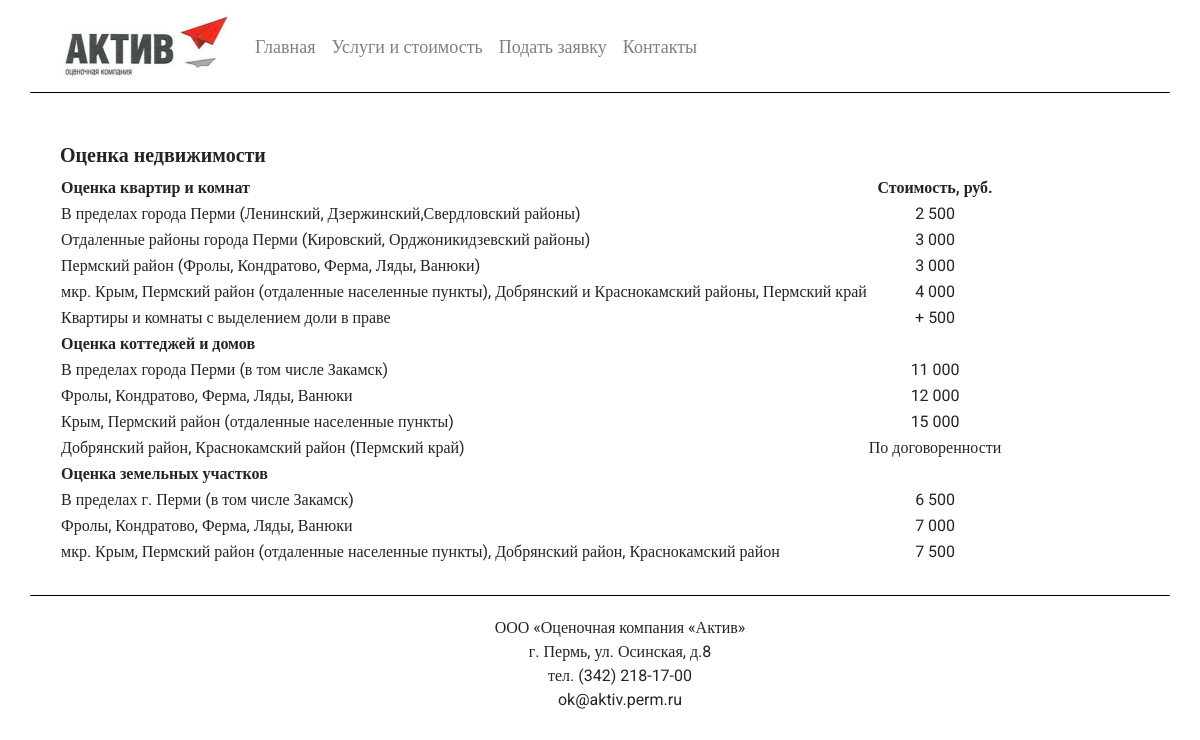
/evalcompsite/price/, run on the app's committed database.
### mysite/apps/evalcompsite/models.py (models this page shows)
class Apartment(models.Model):
	location = models.CharField(max_length = 255, verbose_name="Местоположение")
	price = models.CharField(max_length = 255, verbose_name="Стоимость услуг")
	class Meta:
		verbose_name = 'Квартира'
		verbose_name_plural = 'Квартиры'

class House(models.Model):
	location = models.CharField(max_length = 255, verbose_name="Местоположение")
	price = models.CharField(max_length = 255, verbose_name="Стоимость услуг")
	class Meta:
		verbose_name = 'Дом'
		verbose_name_plural = 'Дома'

class Land(models.Model):
	location = models.CharField(max_length = 255, verbose_name="Местоположение")
	price = models.CharField(max_length = 255, verbose_name="Стоимость услуг")
	class Meta:
		verbose_name = 'Земельный участок'
		verbose_name_plural = 'Земельные участки'

### mysite/apps/evalcompsite/views.py (the view)
# urls.py: path('price/', views.price, name = 'price'),
def price (request):
	apartments = Apartment.objects.all()
	houses = House.objects.all()
	land_plot = Land.objects.all()
	context = {
		"apartments": apartments,
		"houses": houses,
		"land_plot": land_plot
	}
	return render(request, 'price.html', context)

### mysite/apps/evalcompsite/templates/price.html (shortened to what this page needs)
{% extends 'base.html' %}
{% load static %}
{% block content %}
	<div class="container" id="price-table">
		<h1 class="heading">Оценка недвижимости</h1>
    	<table>
        	<tr><th>Оценка квартир и комнат</th><th class="table-right-side">Стоимость, руб.</th></tr>
        	{% for apartment in apartments %}
        	<tr><td>{{ apartment.location }}</td><td class="table-right-side">{{ apartment.price }}</td></tr>
        	{% endfor %}
        	<tr><th>Оценка коттеджей и домов</th><th class="table-right-side"></th></tr>
        	{% for house in houses %}
        	<tr><td>{{ house.location }}</td><td class="table-right-side">{{ house.price }}</td></tr>
        	{% endfor %}
        	<tr><th>Оценка земельных участков</th class="table-right-side"><th></th></tr>
        	{% for land in land_plot %}
        	<tr><td>{{ land.location }}</td><td class="table-right-side">{{ land.price }}</td></tr>
        	{% endfor %}
    	</table>
	</div>
{% endblock %}

### mysite/apps/evalcompsite/templates/base.html (shortened to what this page needs)
{% load static %}
<!DOCTYPE html>
<html>
<head>
	<link rel="stylesheet" href="https://cdn.jsdelivr.net/npm/bootstrap@4.5.3/dist/css/bootstrap.min.css">
	<link rel="stylesheet" type="text/css" href="{% static 'css/style.css' %}"></link>
</head>
<body>
	<header class="container">
		<nav class="navbar navbar-expand-lg navbar-light">
			<a class="navbar-brand" href="{% url 'evalcompsite:home' %}"><img src="{% static 'img/logo.png' %}" class="logo"></a>
			<div class="collapse navbar-collapse" id="navbarNav">
				<ul class="navbar-nav">
					<li class="nav-item"><a class="nav-link" href="{% url 'evalcompsite:home' %}">Главная<span class="sr-only"></a></li>
					<li class="nav-item"><a class="nav-link" href="{% url 'evalcompsite:price' %}">Услуги и стоимость</a></li>
					<li class="nav-item"><a class="nav-link" href="{% url 'evalcompsite:requestpage' %}">Подать заявку</a></li>
					<li class="nav-item"><a class="nav-link" href="{% url 'evalcompsite:about' %}" tabindex="-1">Контакты</a></li>
				</ul>
			</div>
		</nav>
	</header>
	{% block content %}{% endblock %}
	{% block footer %}
	<footer class="container" id="base-footer">
		<ul>
			<li><a>ООО «Оценочная компания «Актив»</a></li>
			<li><a>г. Пермь, ул. Осинская, д.8</a></li>
			<li><a>тел. (342) 218-17-00</a></li>
			<li><a>ok@aktiv.perm.ru</a></li>
		</ul>
	</footer>
	{% endblock %}
</body>

### mysite/apps/evalcompsite/static/css/style.css (style rules this page uses)
* { font-family: 'Roboto'; font-size: 16px; }
header { border-bottom: 1px solid black; }
#base-footer { border-top: 1px solid black; }
#base-footer ul { margin-top: 20px; }
#base-footer ul li { display: flex; align-items: center; justify-content: center; }
.nav-link { font-size: 18px; }
.heading { margin-top: 20px; font-size: 20px; font-weight: 600; }
.table-right-side { text-align: center; }
#price-table { padding: 30px; }

### data on the page
Apartment: location "В пределах города Перми (Ленинский, Дзержинский,Свердловский районы)", price "2 500"
Apartment: location "Отдаленные районы города Перми (Кировский, Орджоникидзевский районы)", price "3 000"
Apartment: location "Пермский район (Фролы, Кондратово, Ферма, Ляды, Ванюки)", price "3 000"
Apartment: location "мкр. Крым, Пермский район (отдаленные населенные пункты), Добрянский и Краснокамский районы, Пермский край", price "4 000"
Apartment: location "Квартиры и комнаты с выделением доли в праве", price "+ 500"
House: location "В пределах города Перми (в том числе Закамск)", price "11 000"
House: location "Фролы, Кондратово, Ферма, Ляды, Ванюки", price "12 000"
House: location "Крым, Пермский район (отдаленные населенные пункты)", price "15 000"
House: location "Добрянский район, Краснокамский район (Пермский край)", price "По договоренности"
Land: location "В пределах г. Перми (в том числе Закамск)", price "6 500"
Land: location "Фролы, Кондратово, Ферма, Ляды, Ванюки", price "7 000"
Land: location "мкр. Крым, Пермский район (отдаленные населенные пункты), Добрянский район, Краснокамский район", price "7 500"
